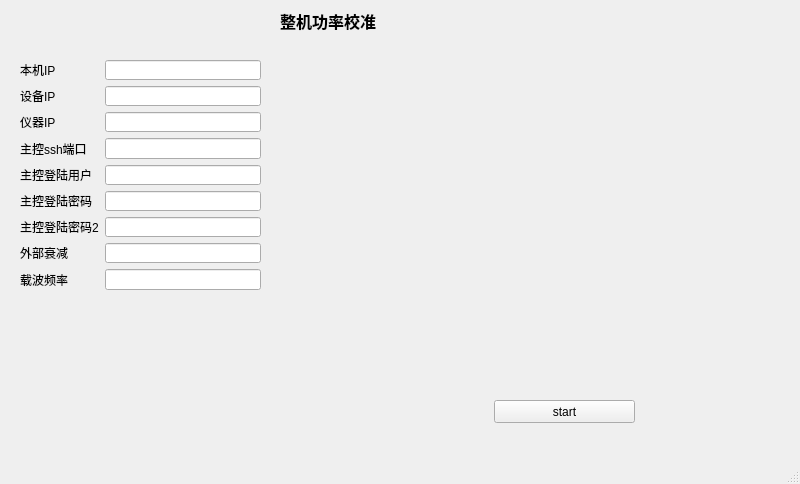
<?xml version="1.0" encoding="UTF-8"?>
<ui version="4.0">
 <class>MainWindow</class>
 <widget class="QMainWindow" name="MainWindow">
  <property name="geometry">
   <rect>
    <x>0</x>
    <y>0</y>
    <width>800</width>
    <height>484</height>
   </rect>
  </property>
  <property name="windowTitle">
   <string>MainWindow</string>
  </property>
  <widget class="QWidget" name="centralwidget">
   <widget class="QLabel" name="pdow">
    <property name="geometry">
     <rect>
      <x>280</x>
      <y>10</y>
      <width>121</width>
      <height>21</height>
     </rect>
    </property>
    <property name="font">
     <font>
      <family>Arial Black</family>
      <pointsize>12</pointsize>
      <weight>75</weight>
      <bold>true</bold>
     </font>
    </property>
    <property name="text">
     <string>整机功率校准</string>
    </property>
   </widget>
   <widget class="QWidget" name="formLayoutWidget">
    <property name="geometry">
     <rect>
      <x>20</x>
      <y>60</y>
      <width>241</width>
      <height>230</height>
     </rect>
    </property>
    <layout class="QFormLayout" name="formLayout">
     <item row="0" column="0">
      <widget class="QLabel" name="local_label">
       <property name="text">
        <string>本机IP</string>
       </property>
      </widget>
     </item>
     <item row="0" column="1">
      <widget class="QLineEdit" name="local_ip_lineEdit"/>
     </item>
     <item row="1" column="0">
      <widget class="QLabel" name="dev_ip_label">
       <property name="text">
        <string>设备IP</string>
       </property>
      </widget>
     </item>
     <item row="1" column="1">
      <widget class="QLineEdit" name="dev_ip_lineEdit"/>
     </item>
     <item row="2" column="0">
      <widget class="QLabel" name="sa_ip_label">
       <property name="text">
        <string>仪器IP</string>
       </property>
      </widget>
     </item>
     <item row="2" column="1">
      <widget class="QLineEdit" name="sa_ip_lineEdit"/>
     </item>
     <item row="3" column="0">
      <widget class="QLabel" name="mssh_port_label">
       <property name="text">
        <string>主控ssh端口</string>
       </property>
      </widget>
     </item>
     <item row="3" column="1">
      <widget class="QLineEdit" name="mssh_port_lineEdit"/>
     </item>
     <item row="4" column="0">
      <widget class="QLabel" name="mssh_user_label">
       <property name="text">
        <string>主控登陆用户</string>
       </property>
      </widget>
     </item>
     <item row="5" column="0">
      <widget class="QLabel" name="mssh_password_label">
       <property name="text">
        <string>主控登陆密码</string>
       </property>
      </widget>
     </item>
     <item row="6" column="0">
      <widget class="QLabel" name="mssh_password_label_2">
       <property name="text">
        <string>主控登陆密码2</string>
       </property>
      </widget>
     </item>
     <item row="7" column="0">
      <widget class="QLabel" name="external_gain_label">
       <property name="text">
        <string>外部衰减</string>
       </property>
      </widget>
     </item>
     <item row="8" column="0">
      <widget class="QLabel" name="label_10">
       <property name="text">
        <string>载波频率</string>
       </property>
      </widget>
     </item>
     <item row="4" column="1">
      <widget class="QLineEdit" name="mssh_user_lineEdit"/>
     </item>
     <item row="5" column="1">
      <widget class="QLineEdit" name="mssh_password_lineEdit"/>
     </item>
     <item row="6" column="1">
      <widget class="QLineEdit" name="mssh_password_lineEdit_2"/>
     </item>
     <item row="7" column="1">
      <widget class="QLineEdit" name="external_gain_lineEdit"/>
     </item>
     <item row="8" column="1">
      <widget class="QLineEdit" name="lineEdit_9"/>
     </item>
    </layout>
   </widget>
   <widget class="QPushButton" name="dpowstart">
    <property name="geometry">
     <rect>
      <x>494</x>
      <y>400</y>
      <width>141</width>
      <height>23</height>
     </rect>
    </property>
    <property name="text">
     <string>start</string>
    </property>
   </widget>
  </widget>
  <widget class="QMenuBar" name="menubar">
   <property name="geometry">
    <rect>
     <x>0</x>
     <y>0</y>
     <width>800</width>
     <height>23</height>
    </rect>
   </property>
  </widget>
  <widget class="QStatusBar" name="statusbar"/>
 </widget>
 <resources/>
 <connections>
  <connection>
   <sender>dpowstart</sender>
   <signal>clicked()</signal>
   <receiver>MainWindow</receiver>
   <slot>close()</slot>
   <hints>
    <hint type="sourcelabel">
     <x>577</x>
     <y>431</y>
    </hint>
    <hint type="destinationlabel">
     <x>664</x>
     <y>374</y>
    </hint>
   </hints>
  </connection>
 </connections>
</ui>
